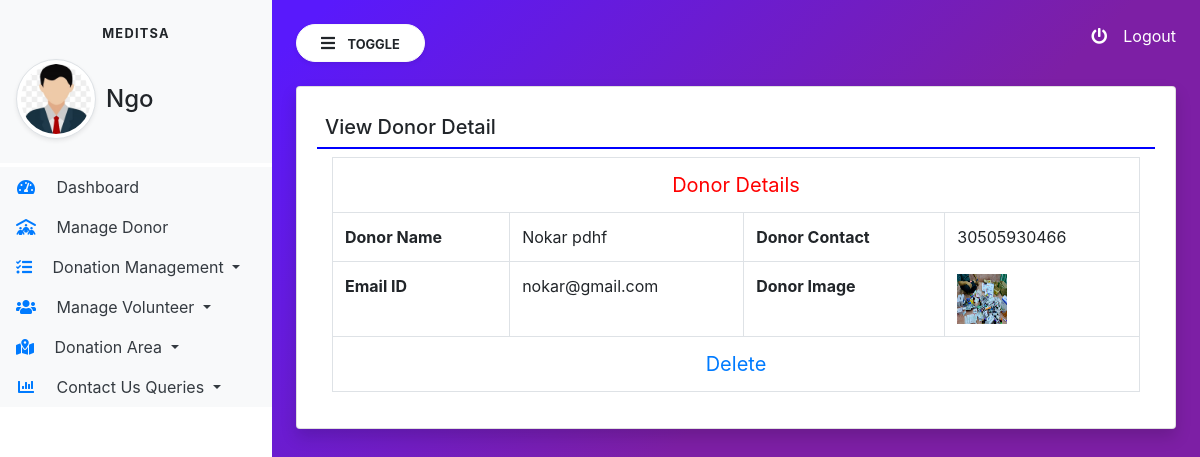
The app's page /view_donordetail/1/ (signed in) with its own data.
### service/models.py (models this page shows, shortened)
class Donor(models.Model):
    user = models.ForeignKey(User,on_delete=models.CASCADE)
    contact = models.CharField(max_length=15,null=True)
    address = models.CharField(max_length=300,null=True)
    userpic = models.FileField(null=True)
    regdate = models.DateTimeField(auto_now_add=True)

### MediTSA/views.py (the view)
# urls.py: path("view_donordetail/<int:pid>/", views.view_donordetail, name="view_donordetail"),
def view_donordetail(request,pid):
    if not request.user.is_authenticated:
        return redirect("ngo_log")
    donor = Donor.objects.get(id=pid)
    return render(request,"view_donordetail.html",locals())

### templates/view_donordetail.html (shortened to what this page needs)
{% extends 'ngo_home.html' %}
{% block main %}
<link rel="stylesheet" href="https://cdn.datatables.net/2.0.7/css/dataTables.dataTables.css">
<link rel="stylesheet" href="https://cdn.datatables.net/buttons/3.0.2/css/buttons.dataTables.css">
<div class="card shadow">
    <div class="card-body">
        <h5 class="p-2" style="border-bottom : 2px solid blue">View Donor Detail</h5>
    <div class="container-fluid">
        <table class="table table-bordered">
            <tr align="center">
                <td colspan="4" style="font-size : 20px ; color:red">Donor Details</td>
            </tr>
            <tr>
                <th>Donor Name</th>
                <td>{{donor.user.first_name}} {{donor.user.last_name}}</td>
                <th>Donor Contact</th>
                <td>{{donor.contact}}</td>
            </tr>
            <tr>
                <th>Email ID</th>
                <td>{{donor.user.username}}</td>
                <th>Donor Image</th>
                <td><img src="{{donor.userpic.url}}" width="50px" height="50px"></td>
            </tr>
            <tr align="center">
                <td colspan="4" style="font-size: 20px">
                    <a href="{% url 'delete_donor' donor.user.id %}" onclick="return confirm('Are you Sure?')" class="text-primary">Delete</a>
                </td>
            </tr>
        </table>
    </div>
    </div>
</div>
{% endblock %}

### templates/ngo_home.html (style rules this page uses)
body { background-image: linear-gradient(135.9deg,rgba(89,25,252,1) 16.4%,rgba(125,31,165,1) 56.1%); min-height: 100vh; }

### records on screen
Donor: user.first_name "Nokar", user.last_name "pdhf", contact "30505930466", user.username "nokar@gmail.com", userpic (picture)
